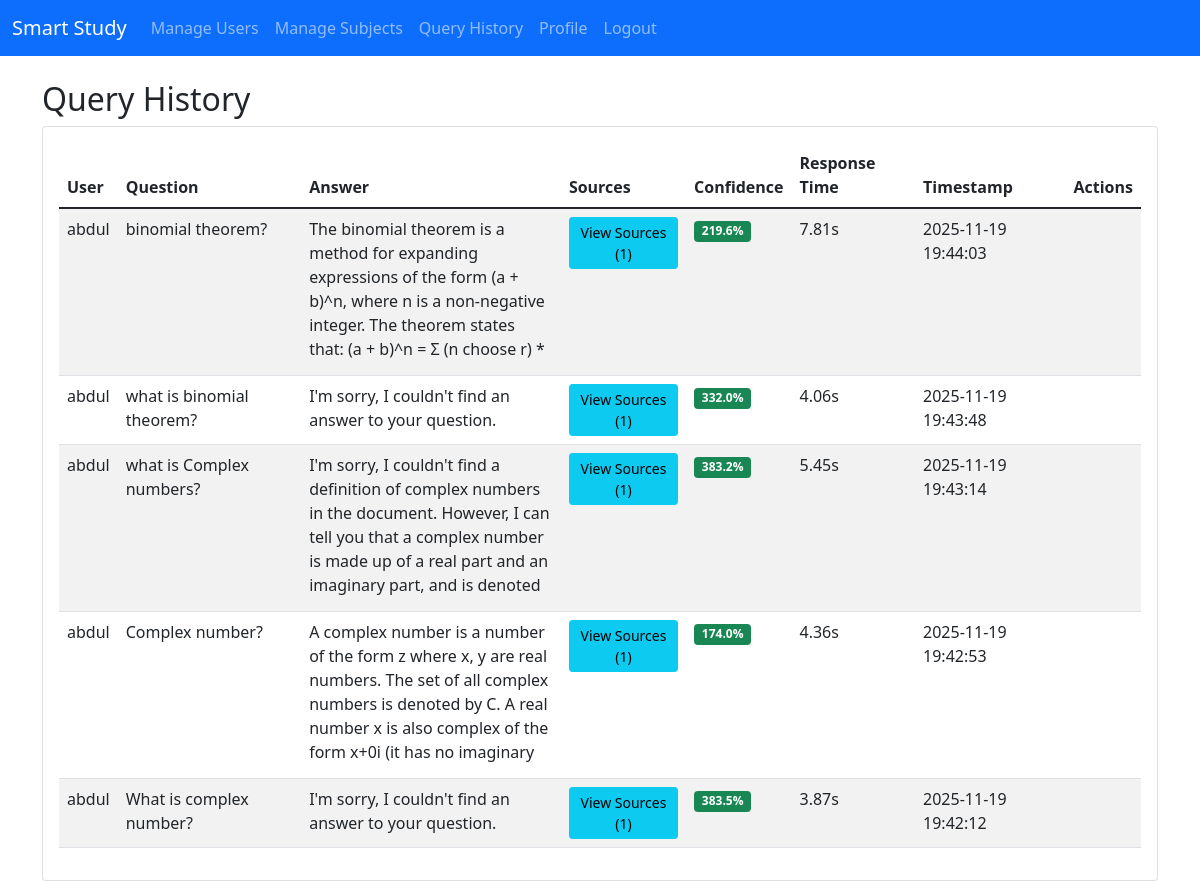
Page /query_history (signed in) on the committed database.
### tables this page shows
CREATE TABLE users (
        id INTEGER PRIMARY KEY AUTOINCREMENT,
        username TEXT UNIQUE NOT NULL,
        password_hash TEXT NOT NULL,
        role TEXT NOT NULL DEFAULT 'student'
    );

CREATE TABLE qa_logs (
        id INTEGER PRIMARY KEY AUTOINCREMENT,
        user_id INTEGER,
        question TEXT NOT NULL,
        answer TEXT NOT NULL,
        timestamp TIMESTAMP DEFAULT CURRENT_TIMESTAMP,
        response_time REAL,
        source_chunks TEXT,
        confidence_score REAL,
        FOREIGN KEY (user_id) REFERENCES users (id)
    );

### app.py (the view)
@app.route('/query_history')
@admin_required
def query_history():
    logs = get_qa_logs()
    conn = get_db_connection()
    cursor = conn.cursor()
    for log in logs:
        cursor.execute('SELECT username FROM users WHERE id = ?', (log['user_id'],))
        user_row = cursor.fetchone()
        log['username'] = user_row[0] if user_row else 'Unknown'
        log['corrections'] = get_qa_corrections(log['id'])
    conn.close()
    return render_template('query_history.html', logs=logs)

### database/db.py (called while the page is built, shortened)
def get_db_connection():
    return sqlite3.connect(DATABASE)

def get_qa_corrections(qa_log_id):
    try:
        conn = get_db_connection()
        cursor = conn.cursor()
        cursor.execute('SELECT * FROM qa_corrections WHERE qa_log_id = ? ORDER BY created_at DESC', (qa_log_id,))
        rows = cursor.fetchall()
        conn.close()
        corrections = []
        return corrections
    except:
        return []

### utils/auth.py (called while the page is built)
def admin_required(f):
	@wraps(f)
	def wrapper(*args, **kwargs):
		if 'user_id' not in session or session.get('role') != 'admin':
			flash('Access denied', 'error')
			return redirect(url_for('login'))
		return f(*args, **kwargs)
	return wrapper

### templates/query_history.html (shortened to what this page needs)
{% extends "base.html" %}
{% block content %}
<h2>Query History</h2>
<div class="card">
    <div class="card-body">
        <table class="table table-striped table-hover">
            <thead>
                <tr>
                    <th>User</th>
                    <th>Question</th>
                    <th>Answer</th>
                    <th>Sources</th>
                    <th>Confidence</th>
                    <th>Response Time</th>
                    <th>Timestamp</th>
                    <th>Actions</th>
                </tr>
            </thead>
            <tbody>
                {% for log in logs %}
                <tr>
                    <td>{{ log.username }}</td>
                    <td>{{ log.question }}</td>
                    <td>
                        <div style="max-width: 300px; max-height: 150px; overflow-y: auto;">
                            {{ log.answer }}
                        </div>
                    </td>
                    <td>
                        {% if log.source_chunks %}
                        <button class="btn btn-sm btn-info" type="button" data-bs-toggle="collapse" data-bs-target="#sources{{ log.id }}">
                            View Sources ({{ log.source_chunks|length }})
                        </button>
                        {% else %}
                        <span class="text-muted">No sources</span>
                        {% endif %}
                    </td>
                    <td>
                        {% if log.confidence_score %}
                        <span class="badge {% if log.confidence_score > 0.7 %}bg-success{% elif log.confidence_score > 0.4 %}bg-warning{% else %}bg-danger{% endif %}">
                            {{ "%.1f"|format(log.confidence_score * 100) }}%
                        </span>
                        {% else %}
                        <span class="text-muted">N/A</span>
                        {% endif %}
                    </td>
                    <td>{{ "%.2f"|format(log.response_time or 0) }}s</td>
                    <td>{{ log.timestamp }}</td>
                    <td>
                    </td>
                </tr>
                {% endfor %}
            </tbody>
        </table>
    </div>
</div>
{% endblock %}

### rows in the picture
users: username "abdul" "abdul" "abdul" "abdul" "abdul"
qa_logs: question "binomial theorem?", answer "The binomial theorem is a method for expanding expressions of the form (a + b)^n, where n is a non-negative integer. The theorem states that: (a + b)^n = Σ (n choose r) *…", log.confidence_score*100 "219.6", response_time "7.81", timestamp "2025-11-19 19:44:03"
qa_logs: question "what is binomial theorem?", answer "I'm sorry, I couldn't find an answer to your question.", log.confidence_score*100 "332.0", response_time "4.06", timestamp "2025-11-19 19:43:48"
qa_logs: question "what is Complex numbers?", answer "I'm sorry, I couldn't find a definition of complex numbers in the document. However, I can tell you that a complex number is made up of a real part and an imaginary part, and is denoted…", log.confidence_score*100 "383.2", response_time "5.45", timestamp "2025-11-19 19:43:14"
qa_logs: question "Complex number?", answer "A complex number is a number of the form z where x, y are real numbers. The set of all complex numbers is denoted by C. A real number x is also complex of the form x+0i (it has no imaginary…", log.confidence_score*100 "174.0", response_time "4.36", timestamp "2025-11-19 19:42:53"
qa_logs: question "What is complex number?", answer "I'm sorry, I couldn't find an answer to your question.", log.confidence_score*100 "383.5", response_time "3.87", timestamp "2025-11-19 19:42:12"

### other values in the picture
{{ log.source_chunks|length }} "1" "1" "1" "1" "1"
